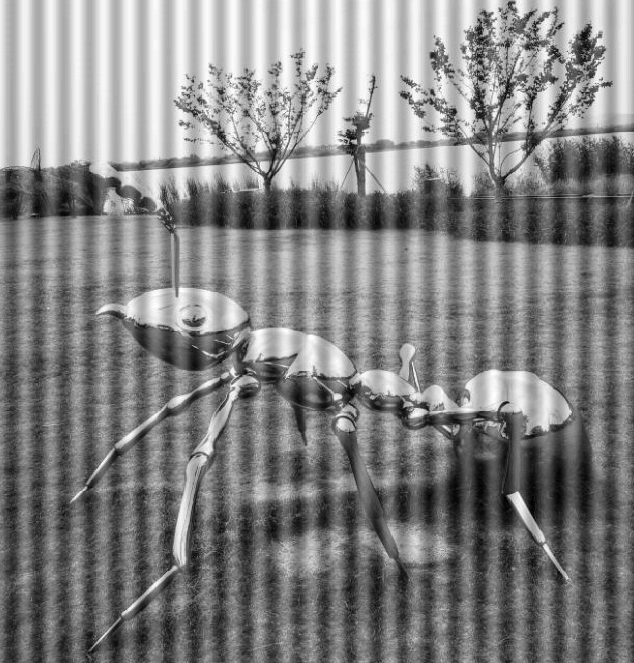
#> input picture Computer-vision/image/1-2.png, 634 x 663 px, found by its file name
$ python code.py
#> lines starting #> are read from the running program, lines starting #| are printed output that depends on the picture
import cv2
import numpy as np
import matplotlib.pyplot as plt

plt.rcParams['font.sans-serif']=['SimHei'] #用来正常显示中文标签
plt.rcParams['axes.unicode_minus']=False #用来正常显示负号 #有中文出现的情况，需要u'内容'

img = cv2.imread('./image/1-2.png',0)
#> img is the input picture: shape (663, 634); min 0, max 255, mean 131

gray = img.copy()
if len(img.shape) > 2:#维度>2
    gray = cv2.cvtColor(img, cv2.COLOR_BGR2GRAY)

rows = gray.shape[0]
#> rows = 663
cols = gray.shape[1]
#> cols = 634
#傅里叶变换
dft = np.fft.fft2(gray)
dft_shift = np.fft.fftshift(dft)
# fft结果是复数，求绝对值结果才是振幅
fimg = np.log(np.abs(dft_shift))
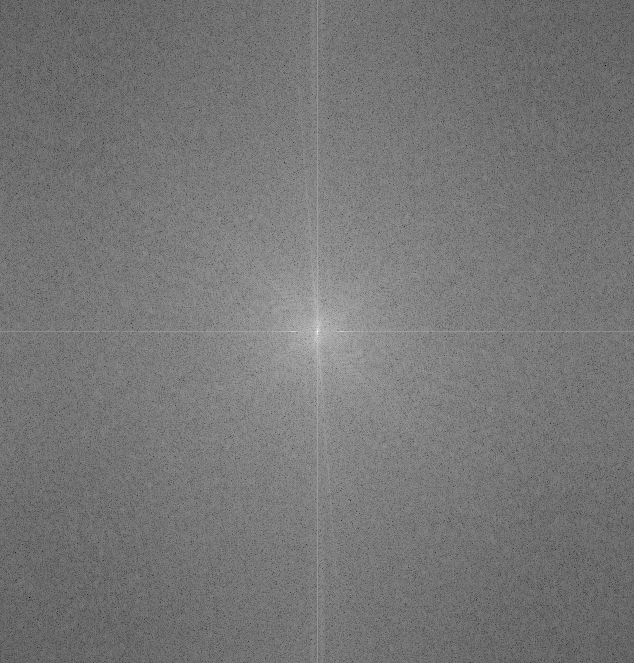
#> fimg: shape (663, 634) float64; min 0.282, max 17.82, mean 8.47; drawn with min black and max white

# create a mask first, center square is 1, remaining all zeros
mask = np.zeros((rows, cols), np.uint8)
for i in range(rows):
    for j in range(cols):
        mask[i][j] = 1
#> mask: shape (663, 634); every value is 1

mask[int(324):int(337), int(335):int(366)] = 0
mask[int(324):int(337), int(275):int(300)] = 0

# apply mask and inverse DFT
fshift = dft_shift * mask
fimg_new = np.log(np.abs(fshift))

# fftshit()函数的逆函数，它将频谱图像的中心低频部分移动至左上角
f_ishift = np.fft.ifftshift(fshift)
# 将频率域转化回空间域，输出是一个复数，cv2.idft()返回的是一个双通道图像
img_back = np.fft.ifft2(f_ishift)
# idft[:,:,0]求得实部，用idft[:,:,1]求得虚部。
img_back2 = np.abs(img_back)
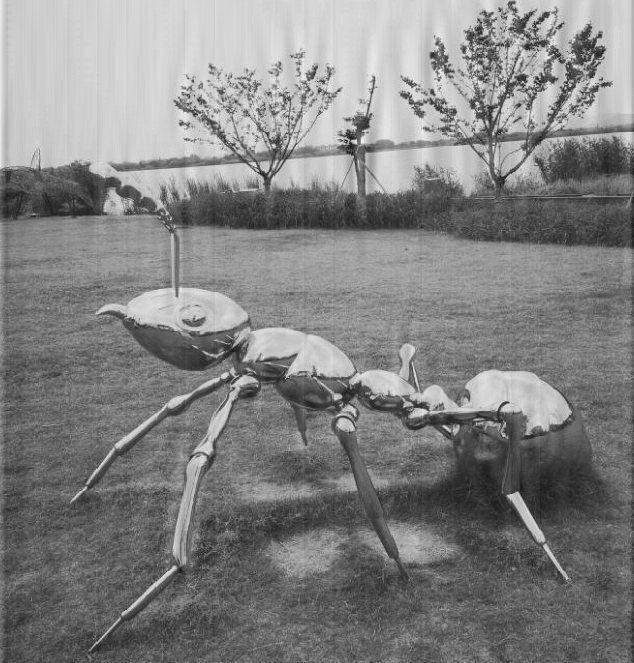
#> img_back2: shape (663, 634) float64; min 19.64, max 242.8, mean 131.1
plt.subplot(2, 2, 1)
plt.title('原始图像')
plt.imshow(img, cmap='gray')
plt.subplot(2, 2, 2)
plt.title('傅里叶频谱')
plt.imshow(fimg, cmap='gray')
plt.subplot(2, 2, 3)
plt.title('处理后傅里叶频谱')
plt.imshow(fimg_new, cmap='gray')
plt.subplot(2, 2, 4)
plt.title('结果图')
plt.imshow(img_back2, cmap='gray')
plt.show()
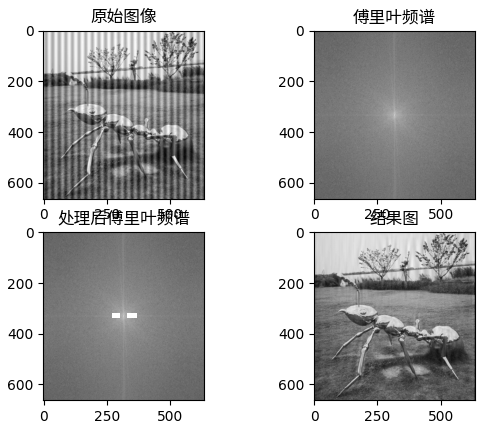
#> figure drawn by matplotlib, 4 panels

$ run again, with Computer-vision/image/2-1.jpg saved as Computer-vision/image/1-2.png
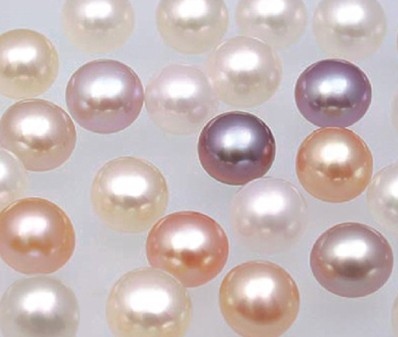
#> input picture Computer-vision/image/2-1.jpg, 398 x 337 px, found by its file name
#> `img_back2 = np.abs(img_back)`:
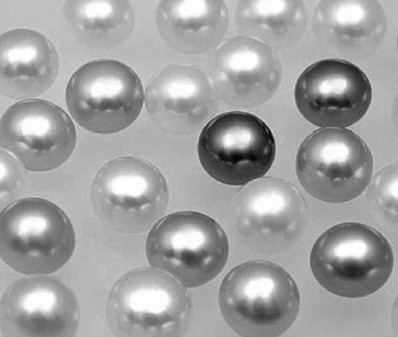
#> img_back2: shape (337, 398) float64; min 73.01, max 255.1, mean 189.4; drawn with min black and max white
#> `plt.show()`:
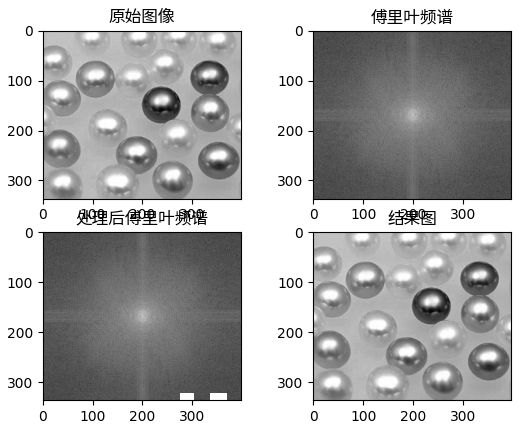
#> figure drawn by matplotlib, 4 panels
